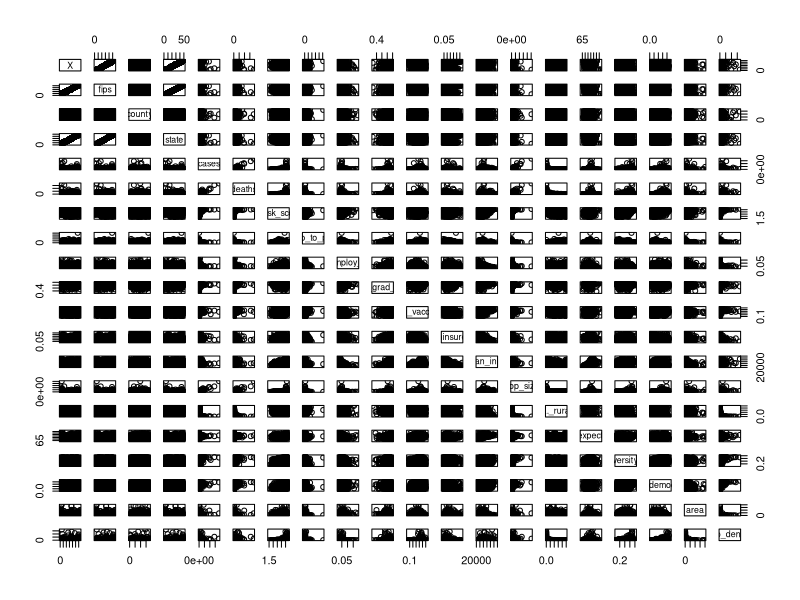

Write the R code that produced this figure. (Note: this script raises an error after producing the figure.)
## ---- chunk 1
knitr::opts_chunk$set(echo = TRUE)
## ---- chunk 2
data = read.csv('covid-project-raw-data/full_data_no_na.csv')
summary(data)
head(data)
plot(data)
## ---- chunk 3
sapply(data, class)
## ---- chunk 4
basic_model = lm(cases ~ mask_score + mask_score + ratio_pop_to_physician + unemploy_rate + HS_grad_rate + flu_vacc_. + uninsured + median_income + pop_size + X._rural + life_expectancy + sim_diversity_index, data = data)
summary(basic_model)
library(MASS)
boxcox(basic_model)
plot(basic_model)
hist(data$cases, breaks = 200)
hist(log(data$cases), breaks = 200)
## ---- chunk 5
log_model = lm(log(cases) ~ mask_score + mask_score + ratio_pop_to_physician + unemploy_rate + HS_grad_rate + flu_vacc_. + uninsured + median_income + pop_size + X._rural + life_expectancy + sim_diversity_index, data = data)
summary(log_model)
plot(log_model)
## ---- chunk 6
colnames(data)
for (i in colnames(data)){
  print(i)
  print(summary(eval(call('$', data, i))))
}

## ---- chunk 7
data["203",]
data["2616",]
data["608",]

## ---- chunk 8
data_norm = data
data_norm$cases_norm = data_norm$cases/data_norm$pop_size
norm_model = lm(cases_norm ~ mask_score + mask_score + ratio_pop_to_physician + unemploy_rate + HS_grad_rate + flu_vacc_. + uninsured + median_income +  X._rural + life_expectancy + sim_diversity_index, data = data)



summary(basic_model)
library(MASS)
boxcox(basic_model)
plot(basic_model)
hist(data$cases, breaks = 200)
hist(log(data$cases), breaks = 200)

## ---- chunk 9
log_model = lm(log(cases) ~ mask_score + mask_score + ratio_pop_to_physician + unemploy_rate + HS_grad_rate + flu_vacc_. + uninsured + median_income + pop_size + X._rural + life_expectancy + sim_diversity_index, data = data)
summary(log_model)
plot(log_model)
